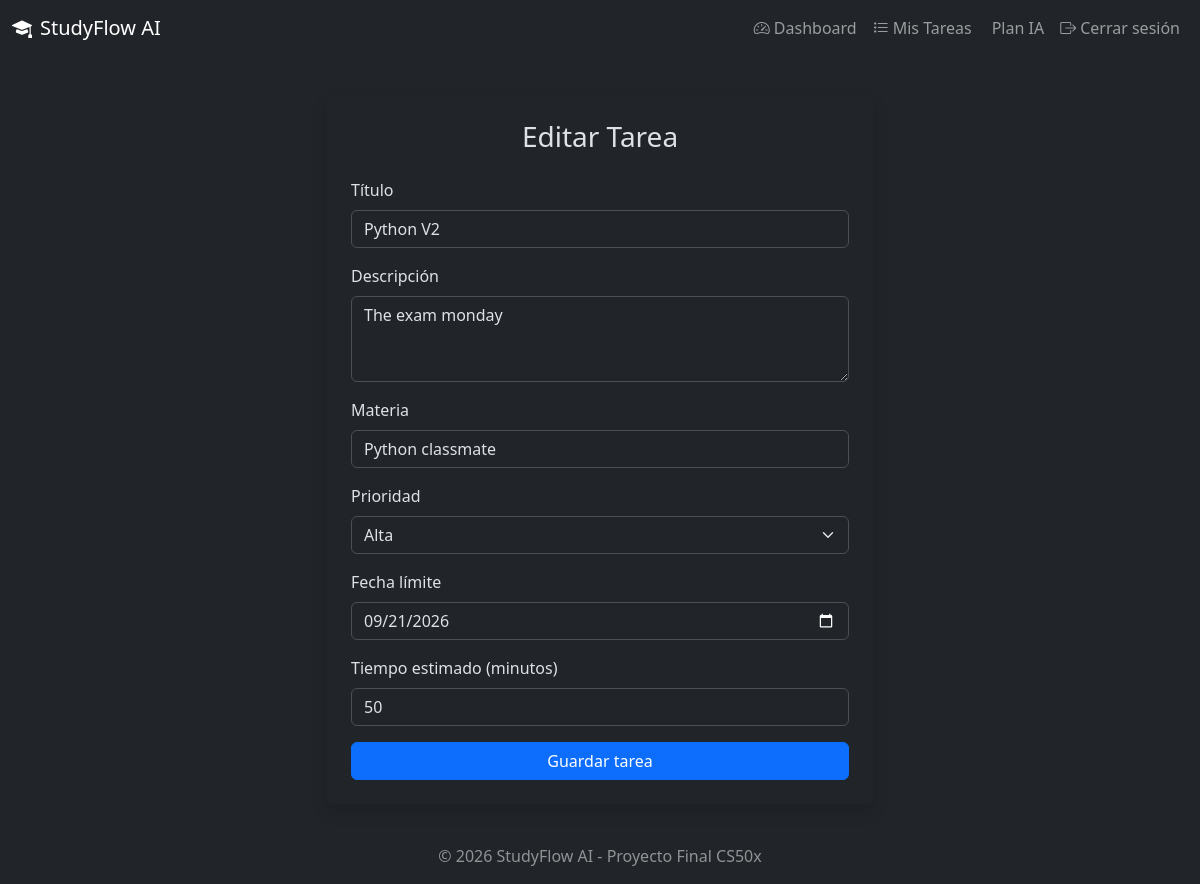
The page /tasks/15/edit (signed in) on the database its author committed.
### models.py (models this page shows, shortened)
class Task(db.Model):
    __tablename__ = "tasks"
    id = db.Column(db.Integer, primary_key=True)
    title = db.Column(db.String(200), nullable=False)
    description = db.Column(db.Text, nullable=True)
    subject = db.Column(db.String(100), nullable=False)
    priority = db.Column(
        db.String(20),
        nullable=False,
        default="medium"
    )
    due_date = db.Column(db.Date, nullable=True)
    estimated_time = db.Column(db.Integer, nullable=True)
    completed = db.Column(db.Boolean, default=False)
    created_at = db.Column(db.DateTime, default=datetime.utcnow)
    user_id = db.Column(
        db.Integer,
        db.ForeignKey("users.id"),
        nullable=False
    )

### routes/tasks.py (the view, shortened to what this page needs)
@tasks_bp.route("/<int:task_id>/edit", methods=["GET", "POST"])
@login_required
def edit_task(task_id):
    task = Task.query.get_or_404(task_id)
    if task.user_id != current_user.id:
        flash(
            "No tienes permiso para editar esta tarea.",
            "danger"
        )
        return redirect(url_for("tasks.list_tasks"))
    form = TaskForm(obj=task)
    return render_template(
        "task_form.html",
        form=form,
        title="Editar Tarea",
        task=task
    )

### forms.py
class TaskForm(FlaskForm):
    title = StringField('Título', validators=[DataRequired(), Length(max=200)])
    description = TextAreaField('Descripción', validators=[Optional()])
    subject = StringField('Materia', validators=[DataRequired(), Length(max=100)])
    priority = SelectField('Prioridad', choices=[
        ('low', 'Baja'),
        ('medium', 'Media'),
        ('high', 'Alta')
    ], validators=[DataRequired()])
    due_date = DateField('Fecha límite', validators=[Optional()], format='%Y-%m-%d')
    estimated_time = IntegerField('Tiempo estimado (minutos)', validators=[Optional(), NumberRange(min=1)])
    submit = SubmitField('Guardar tarea')

### app.py (called while the page is built)
def create_app():
    app = Flask(__name__)
    app.config.from_object(Config)
    db.init_app(app)
    login_manager.init_app(app)
    csrf.init_app(app)
    app.register_blueprint(auth_bp, url_prefix='/auth')
    app.register_blueprint(tasks_bp, url_prefix='/tasks')
    app.register_blueprint(dashboard_bp, url_prefix='/dashboard')
    app.register_blueprint(ai_bp, url_prefix='/ai')
    @login_manager.user_loader
    def load_user(user_id):
        return User.query.get(int(user_id))
    @app.errorhandler(404)
    def not_found(error):
        return render_template('404.html'), 404
    @app.errorhandler(500)
    def internal_error(error):
        db.session.rollback()
        return render_template('500.html'), 500
    @app.route('/')
    def index():
        return render_template('index.html')
    return app

### templates/task_form.html (shortened to what this page needs)
{% extends "base.html" %} {% block title %}{{ title }}{% endblock %} {% block
content %}
<div class="row justify-content-center">
  <div class="col-md-8 col-lg-6">
    <div class="card shadow">
      <div class="card-body p-4">
        <h3 class="card-title text-center mb-4">{{ title }}</h3>
        <form method="POST">
          <div class="mb-3">
            {{ form.title.label(class="form-label") }} {{
            form.title(class="form-control" + (" is-invalid" if
            form.title.errors else "")) }}
          </div>
          <div class="mb-3">
            {{ form.description.label(class="form-label") }} {{
            form.description(class="form-control" + (" is-invalid" if
            form.description.errors else ""), rows=3) }}
          </div>
          <div class="mb-3">
            {{ form.subject.label(class="form-label") }} {{
            form.subject(class="form-control" + (" is-invalid" if
            form.subject.errors else "")) }}
          </div>
          <div class="mb-3">
            {{ form.priority.label(class="form-label") }} {{
            form.priority(class="form-select" + (" is-invalid" if
            form.priority.errors else "")) }}
          </div>
          <div class="mb-3">
            {{ form.due_date.label(class="form-label") }} {{
            form.due_date(class="form-control" + (" is-invalid" if
            form.due_date.errors else ""), type="date") }}
          </div>
          <div class="mb-3">
            {{ form.estimated_time.label(class="form-label") }} {{
            form.estimated_time(class="form-control" + (" is-invalid" if
            form.estimated_time.errors else ""), placeholder="Minutos") }}
          </div>
          {{ form.submit(class="btn btn-primary w-100") }}
        </form>
      </div>
    </div>
  </div>
</div>
{% endblock %}

### static/css/style.css (style rules this page uses)
body { min-height: 100vh; display: flex; flex-direction: column; }
.card { border: none; box-shadow: 0 4px 6px rgba(0, 0, 0, 0.1); transition: transform 0.2s; }
.card, .list-group-item { animation: fadeIn 0.5s ease-out; }

### rows shown on the page
Task: title "Python V2", description "The exam monday", subject "Python classmate", priority "Alta", due_date "09/21/2026", estimated_time "50"

### other values the page prints
{{ title }} "Editar Tarea"
